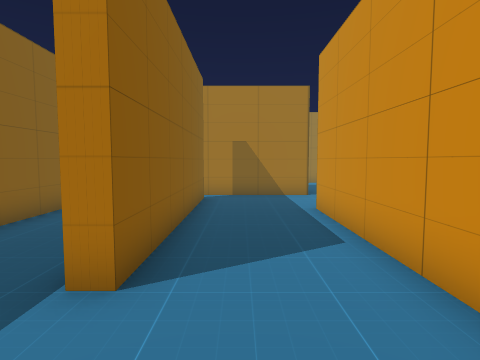
[1] (above)

24 first-person views from a walk through a 3-D level made in the Unity game engine. The camera is 1.3 m above the floor, tilts 4° down and sees 80° across. The floor is counted in squares, 1 m on a side. Each view is taken from the middle of a square. On the plan, view 1 faces up. The plan holds only what a view shows up to about 13 squares ahead; the rest is blank. The place goes on beyond the plan. The player is left out.

[2]
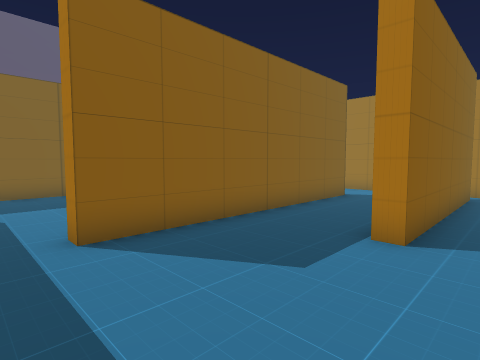

[3]
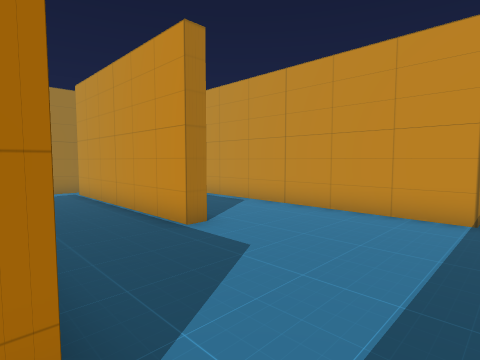

[4]
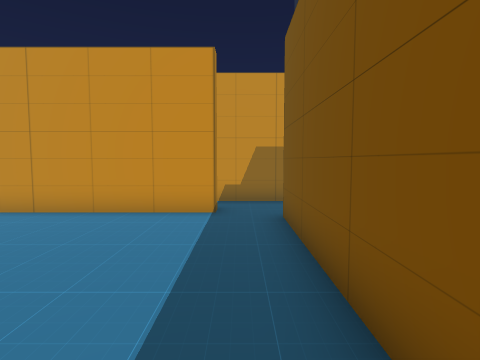

[5]
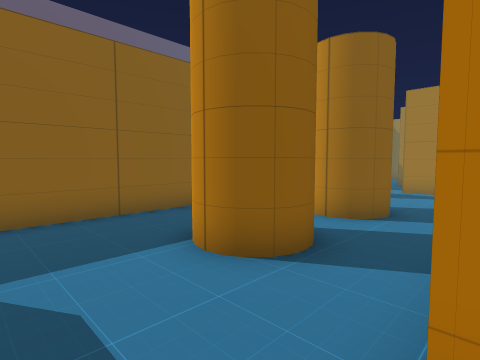

[6]
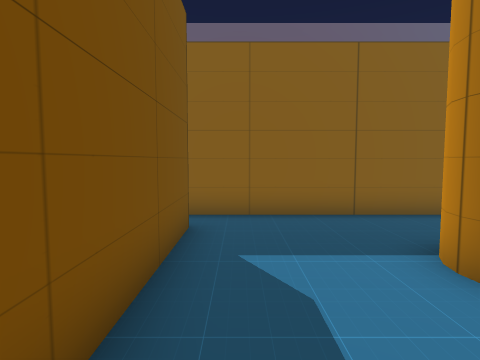

[7]
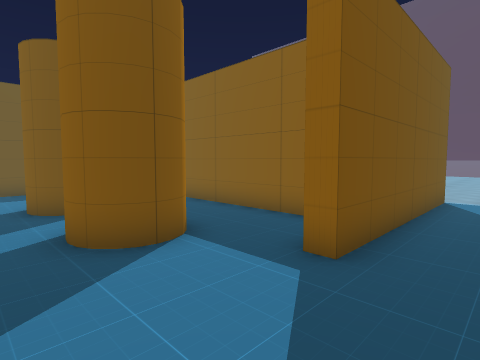

[8]
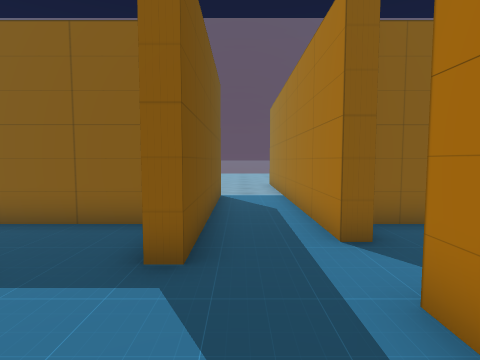

[9]
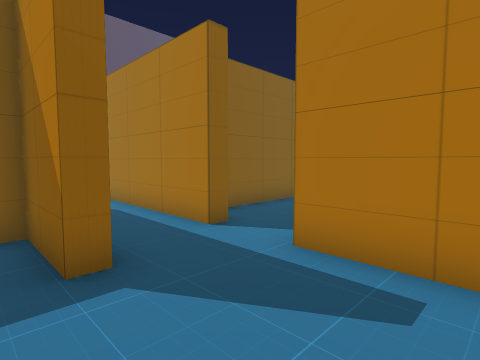

[10]
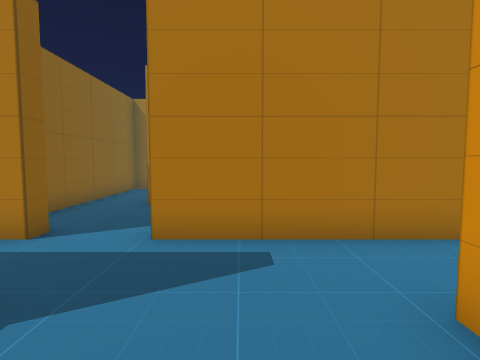

[11]
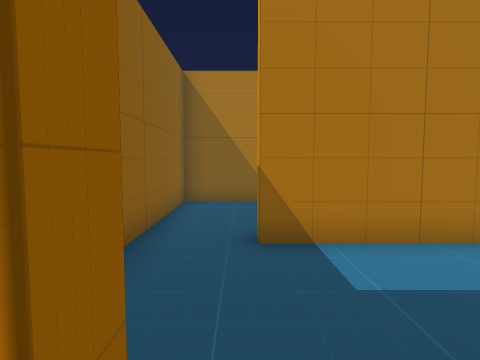

[12]
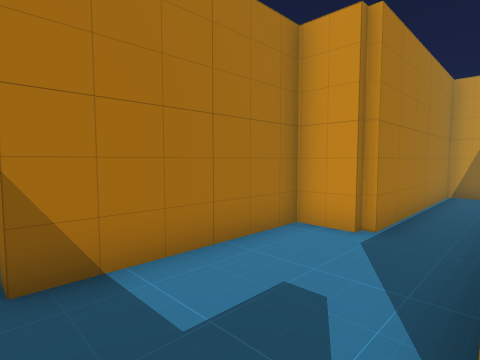

[13]
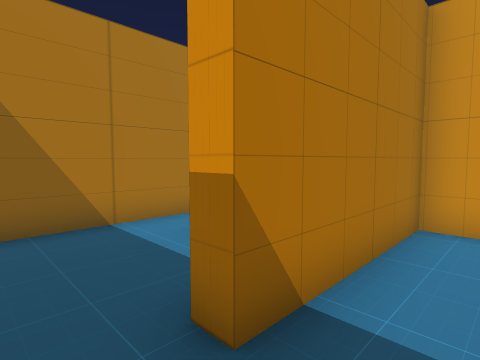

[14]
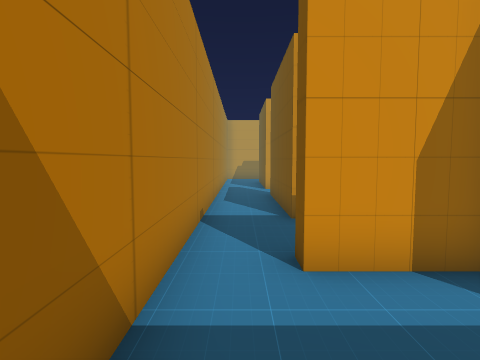

[15]
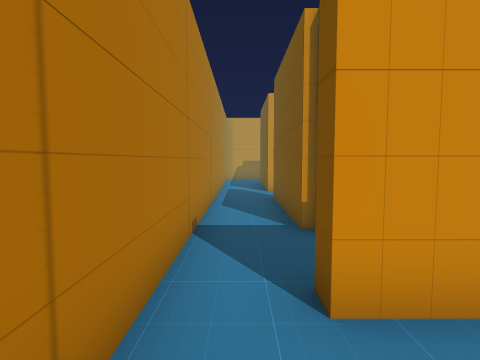

[16]
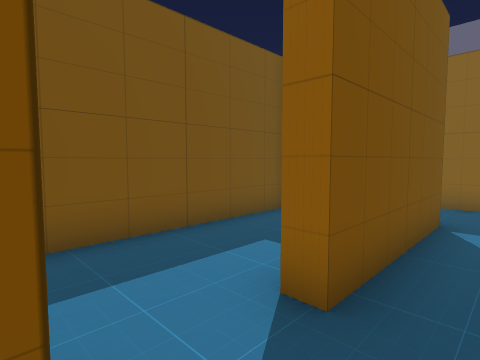

[17]
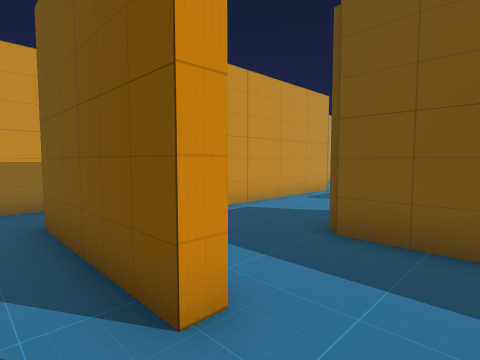

[18]
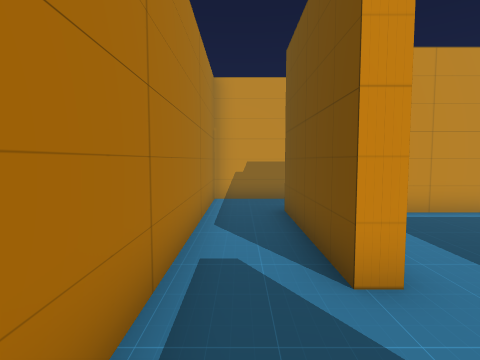

[19]
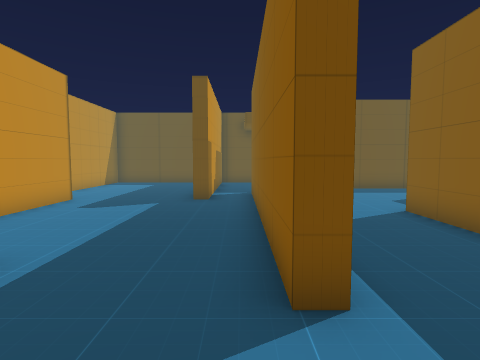

[20]
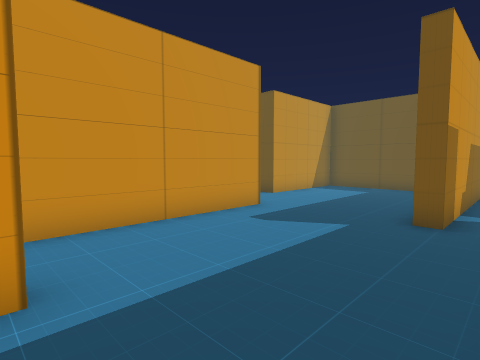

[21]
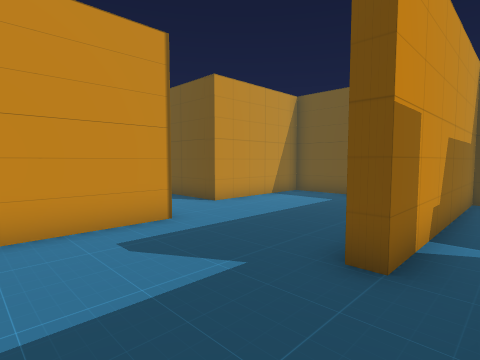

[22]
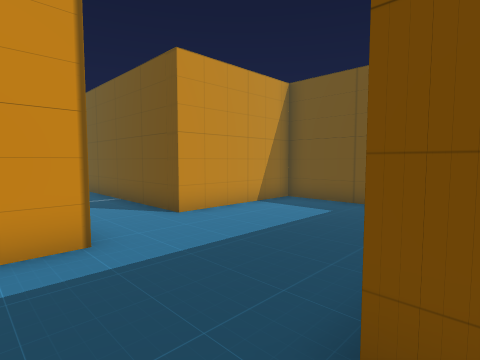

[23]
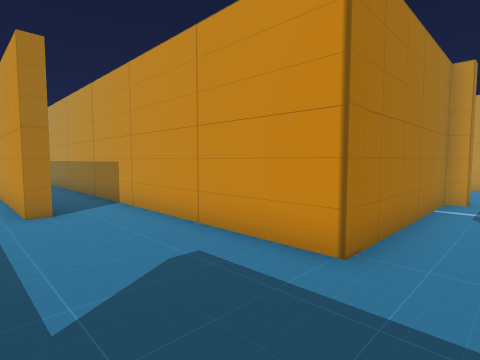

[24]
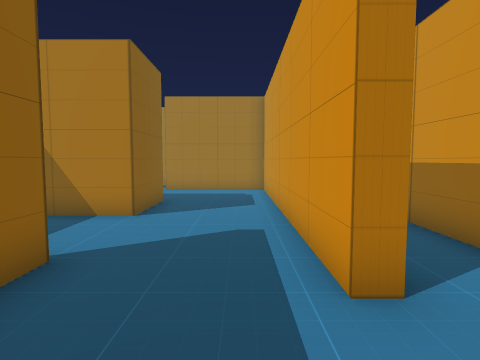

### Floor plan
Points are (right, up) in squares from view 1. A wall is a line through its corners. A room is listed if a view was taken in it or the views show most of it. See-through windows are left out.
Room 1 (views 1, 2, 3, 4, 5, 6)
walls: (-1.2, 2.8) (-1.7, 2.8) (-1.7, 9.7); (-4.6, -3) (1.5, -3); (2.6, -1.4) (2, -1.4) (2, 1.6); (-4.7, 8.4) (-4.7, -0.7) (-5.2, -0.7); (4, -2.6) (4, -1.6); (-1, 10.6) (-5.5, 10.6)
ways out: opening at (-5, -1.5) to room 2; opening at (-5, 9.5) to room 2; opening at (0.5, 2.5) to room 4; opening at (3, -0.5) to room 4; gap at (-1, 10) to room 4; opening at (2.5, -3)
Room 2 (views 7, 8, 9, 10, 11, 12)
walls: (-13.5, 8.3) (-9.5, 8.3) (-9.5, 7.8) (-11.7, 7.8) (-11.7, -3.3); (-10.5, -3) (-6.1, -3); (-10.5, 11.1) (-10.5, 10.6) (-13.5, 10.6); (-5.5, 10.6) (-8.5, 10.6)
ways out: opening at (-5, -1.5) to room 1; opening at (-5, 9.5) to room 1; opening at (-9.5, 11) to room 3; opening at (-11, -3)
objects: other object (-9, 1) to (-7, 2); other object (-9, 4) to (-7, 6)
Room 3 (views 13, 14, 15)
walls: (-7.7, 15.1) (-7.7, 17.3); (-8.5, 18.9) (-11.7, 18.9) (-11.7, 11.6); (2, 12) (2, 12.8) (-5, 12.8) (-5, 14.4) (-9.7, 14.4) (-9.7, 14.9)
ways out: opening at (-9.5, 11) to room 2; opening at (-7.5, 18)
Room 4 (views 16, 17, 18, 19, 20, 21, 22, 23, 24)
walls: (6.6, 6.6) (6, 6.6) (6, 16.4) (1.8, 16.4) (1.8, 16.9) (6.4, 16.9); (2, 1.6) (2, 7.6) (2.5, 7.6) (2.5, -0.9); (4, -1.6) (4, 0.6) (4.6, 0.6); (-1.2, 9.9) (-1.2, 2.8); (1.5, 13.4) (2.5, 13.4) (2.5, 10.6) (-1, 10.6); (8.5, 16.4) (8.5, 18.9) (-4.5, 18.9); (15.6, 0.1) (15, 0.1) (15, 0.6) (8.5, 0.6) (8.5, 14); (6.1, -6.5) (10, -6.5) (10, -1.9) (16.8, -1.9); (-4.7, 16.9) (-0.2, 16.9) (-0.2, 16.2)
ways out: opening at (0.5, 2.5) to room 1; opening at (3, -0.5) to room 1; gap at (-1, 10) to room 1; opening at (-4, 18); opening at (0.5, 16.5); opening at (2, 14.5)

Positions as (right, up) in squares from view 1, and headings:
1: (0, 0), facing up
2: (0, -2), facing up-left
3: (-5, -2), facing up-right
4: (-5, -2), facing right
5: (-5, -2), facing up-left
6: (-5, -2), facing left
7: (-6, 10), facing down-left
8: (-6, 9), facing left
9: (-6, 7), facing up-left
10: (-7, 6), facing up
11: (-10, 10), facing up
12: (-10, 11), facing up-right
13: (-11, 13), facing up-right
14: (-11, 18), facing right
15: (-10, 18), facing right
16: (2, 18), facing down-left
17: (0, 18), facing down-right
18: (-1, 18), facing right
19: (3, 10), facing down
20: (3, 7), facing down-right
21: (3, 4), facing down-right
22: (4, 2), facing down-right
23: (5, -1), facing up-right
24: (5, 4), facing up
